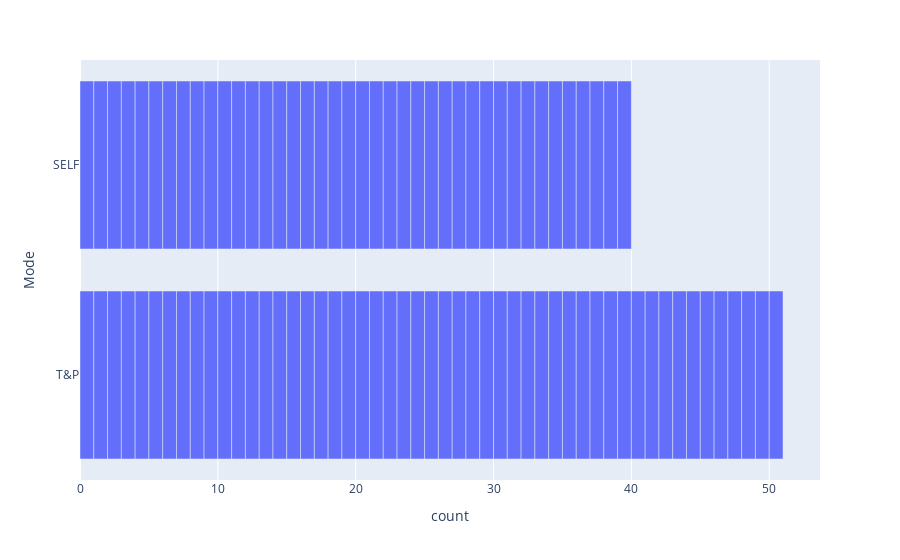

Source (notebook cell):
### Markdown cell above
We don't have company data, so we will only see frequency wise and on/off campus

### Code cell
px.bar(df, y='Mode')

### Figure 1 — Plotly figure (JSON) as saved in the notebook; plotly's stock layout.template omitted (floating-point values rounded to 4 significant figures)
{"data": [{"alignmentgroup": "True", "hovertemplate": "count=%{x}<br>Mode=%{y}<extra></extra>", "legendgroup": "", "marker": {"color": "#636efa", "pattern": {"shape": ""}}, "name": "", "offsetgroup": "", "orientation": "h", "showlegend": false, "textposition": "auto", "type": "bar", "x": [1, 1, 1, 1, 1, 1, 1, 1, 1, 1, 1, 1, 1, 1, 1, 1, 1, 1, 1, 1, 1, 1, 1, 1, 1, 1, 1, 1, 1, 1, 1, 1, 1, 1, 1, 1, 1, 1, 1, 1, 1, 1, 1, 1, 1, 1, 1, 1, 1, 1, 1, 1, 1, 1, 1, 1, 1, 1, 1, 1, 1, 1, 1, 1, 1, 1, 1, 1, 1, 1, 1, 1, 1, 1, 1, 1, 1, 1, 1, 1, 1, 1, 1, 1, 1, 1, 1, 1, 1, 1, 1, 1, 1, 1, 1, 1, 1, 1, 1, 1, 1, 1, 1, 1, 1, 1, 1, 1, 1, 1, 1, 1, 1, 1, 1, 1, 1], "xaxis": "x", "y": ["T&P", "T&P", "T&P", null, null, "SELF", "SELF", "T&P", "T&P", "T&P", "SELF", "T&P", "T&P", "SELF", "T&P", "SELF", "SELF", "T&P", "T&P", "SELF", "SELF", "SELF", "SELF", "T&P", "SELF", "T&P", "T&P", "SELF", "T&P", "SELF", null, "SELF", null, "T&P", "SELF", "SELF", null, "SELF", "T&P", null, "T&P", "SELF", null, null, "SELF", "T&P", "T&P", "SELF", "SELF", null, "SELF", "T&P", "T&P", "T&P", "T&P", "T&P", "T&P", "T&P", null, "SELF", "SELF", null, "T&P", "T&P", "T&P", "T&P", "SELF", "T&P", "SELF", "T&P", "SELF", null, "SELF", null, "T&P", "T&P", "SELF", null, "T&P", "T&P", "T&P", "T&P", "T&P", "T&P", "T&P", null, "SELF", null, null, "SELF", null, "SELF", "T&P", "SELF", "SELF", null, "SELF", "T&P", "T&P", null, "SELF", "SELF", "T&P", "T&P", null, "T&P", null, null, null, null, "SELF", "T&P", "SELF", "T&P", "SELF", null, "T&P"], "yaxis": "y"}], "layout": {"barmode": "relative", "legend": {"tracegroupgap": 0}, "margin": {"t": 60}, "xaxis": {"anchor": "y", "domain": [0, 1], "title": {"text": "count"}}, "yaxis": {"anchor": "x", "domain": [0, 1], "title": {"text": "Mode"}}}}
